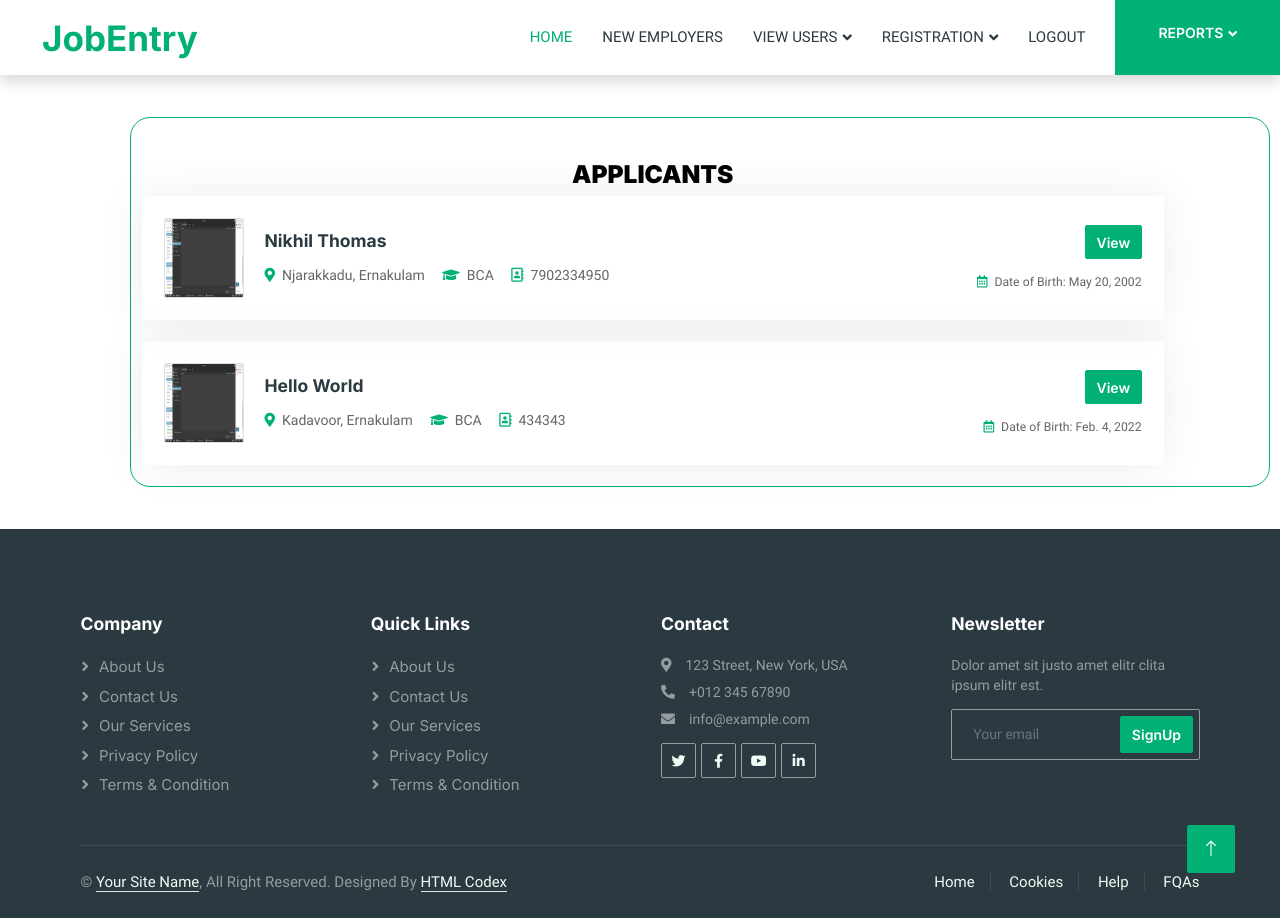
The app's page /accounts/admin/all-employees/ (signed in), older data.
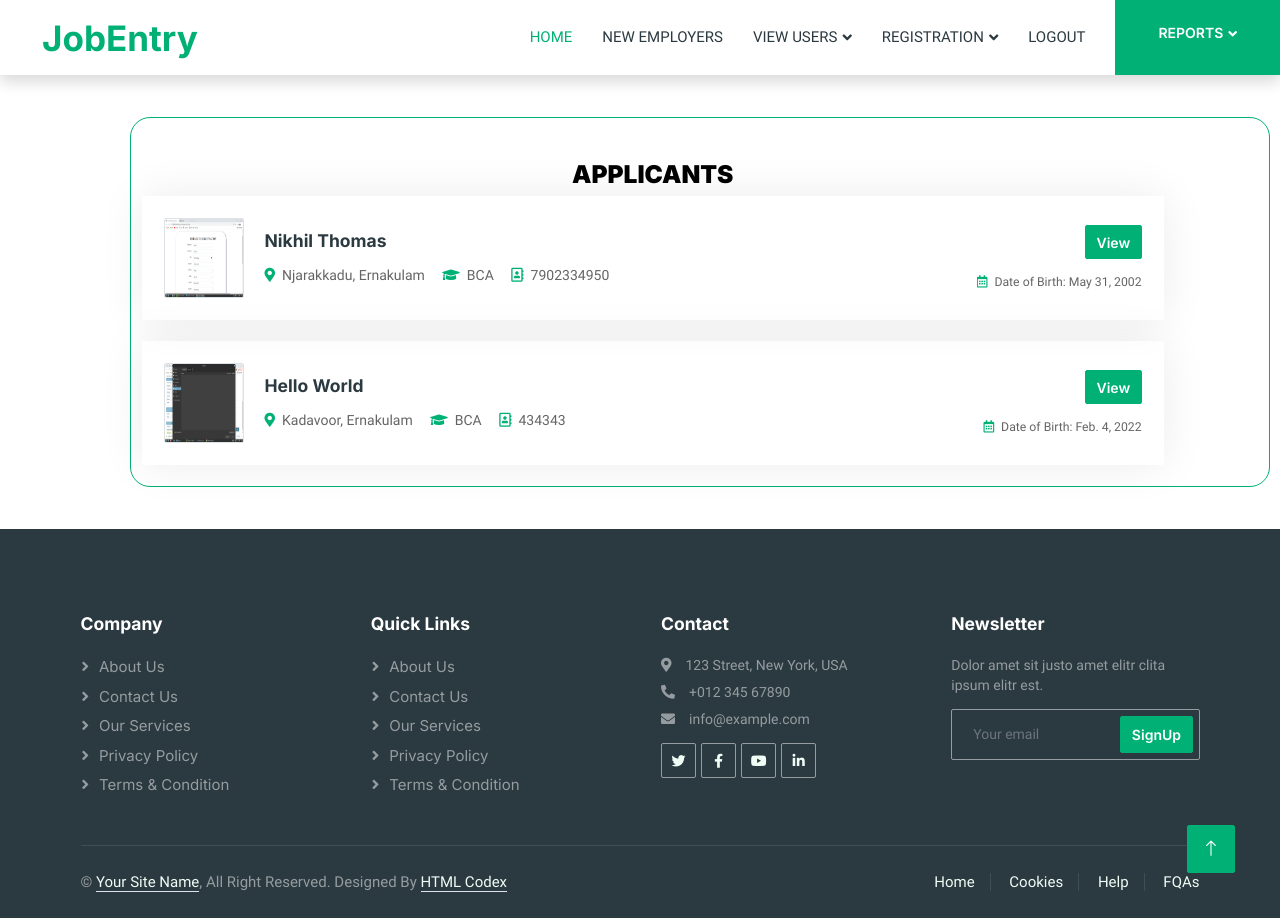
The same page, newer data.
### Account/models.py (models this page shows, shortened)
class Employee(models.Model):
    user = models.ForeignKey(User, on_delete=models.CASCADE)
    first_name = models.CharField(max_length=100)
    last_name = models.CharField(max_length=100)
    date_of_birth = models.DateField()
    contact = models.BigIntegerField()
    location = models.ForeignKey(Place, on_delete=models.CASCADE)
    course = models.ForeignKey(Course, on_delete=models.CASCADE)
    experience = models.IntegerField()
    search_tags = models.CharField(max_length=400)
    avatar_image = models.ImageField(upload_to='avatars')
    resume = models.FileField(upload_to='resumes')

### MetaData/models.py (models this page shows, shortened)
class Place(models.Model):
    district = models.ForeignKey(District, on_delete=models.CASCADE)
    place_name = models.CharField(max_length=50)

class District(models.Model):
    state = models.ForeignKey(State, on_delete=models.CASCADE)
    district_name = models.CharField(max_length=50)

class Course(models.Model):
    course_type_id = models.ForeignKey(CourseType, on_delete=models.CASCADE)
    course_name = models.CharField(max_length=50)

### Admin/views.py (the view)
# urls.py: path('accounts/admin/all-employees/', views.view_all_employees, name="all-employees"),
def view_all_employees(request):
    if request.user.is_authenticated and request.user.is_app_admin:
        employees = Employee.objects.all
        return render(request, 'views/admin/all_employees.html', {
            'employees': employees
        })
    else:
        return redirect('index-page')

### templates/views/admin/all_employees.html (shortened to what this page needs)
{% extends 'base/admin/base.html' %}
{% load static %}
{% block body %}
    <br><br>
    <div class="container" style="margin-left:130px; border-radius: 20px; border: thin double #00B074;">
        <div class="row" >
            <div class="col-md-11">
            <br><br>
                <h3 style="text-align: center; color: #000"><b>APPLICANTS </b></h3>
                            <div class="form-horizontal">
                                <div class="form-group">
                                    {% for employee in employees %}
                                        <div class="job-item p-4 mb-4">
                                            <div class="row g-4">
                                                <div class="col-sm-12 col-md-8 d-flex align-items-center">
                                                    <img class="flex-shrink-0 img-fluid border rounded" src="{{ employee.avatar_image.url }}" alt="" style="width: 80px; height: 80px;">
                                                    <div class="text-start ps-4">
                                                        <h5 class="mb-3">{{ employee.first_name }} {{ employee.last_name }}</h5>
                                                        <span class="text-truncate me-3"><i class="fa fa-map-marker-alt text-primary me-2"></i>{{ employee.location.place_name }},
                                                {{ employee.location.district.district_name }}</span>
                                                        <span class="text-truncate me-3"><i class="far fa fa-graduation-cap text-primary me-2"></i>{{ employee.course.course_name }}</span>
                                                        <span class="text-truncate me-0"><i class="far fa-address-book text-primary me-2"></i>{{ employee.contact }}</span>
                                                    </div>
                                                </div>
                                                <div class="col-sm-12 col-md-4 d-flex flex-column align-items-start align-items-md-end justify-content-center">
                                                    <div class="d-flex mb-3">
                                                        <a class="btn btn-primary" href="{% url 'employee-profile-view' %}?employee={{ employee.id }}">View</a>
                                                    </div>
                                                    <small class="text-truncate"><i class="far fa-calendar-alt text-primary me-2"></i>Date of Birth: {{ employee.date_of_birth }}</small>
                                                </div>
                                            </div>
                                        </div>
                                    {% endfor %}
                                </div>
                            </div>
                        </div>
                    </div>
                </div>
{% endblock %}

Row changes from the older to the newer data that the page shows:
changed Employee "Nikhil": avatar_image: a different picture; date_of_birth "May 20, 2002" → "May 31, 2002"
